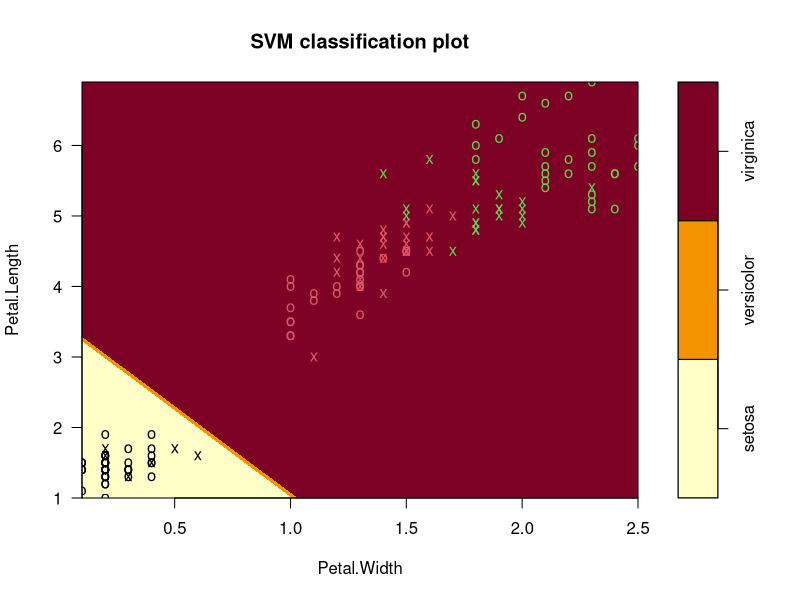
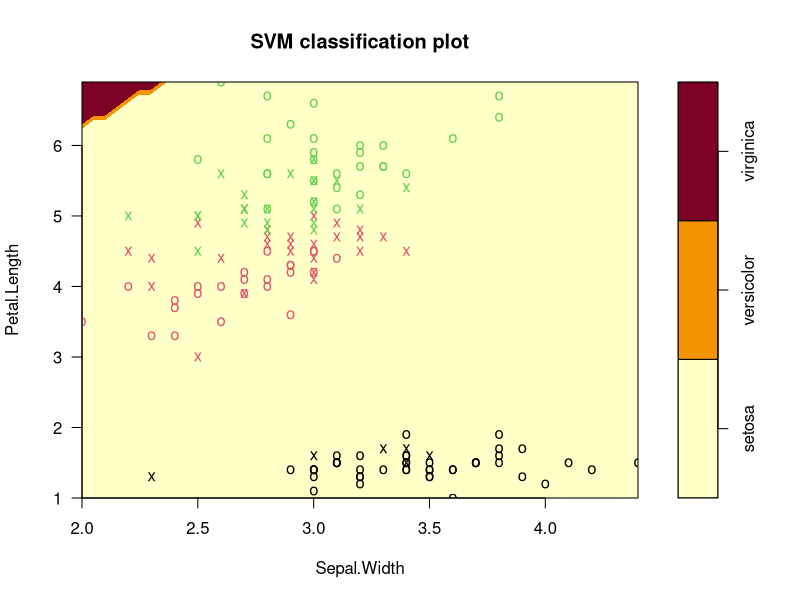
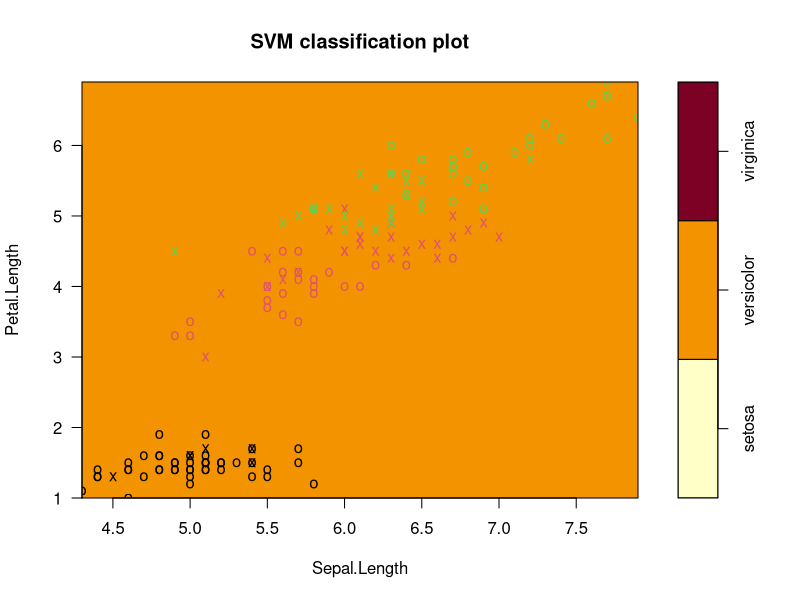
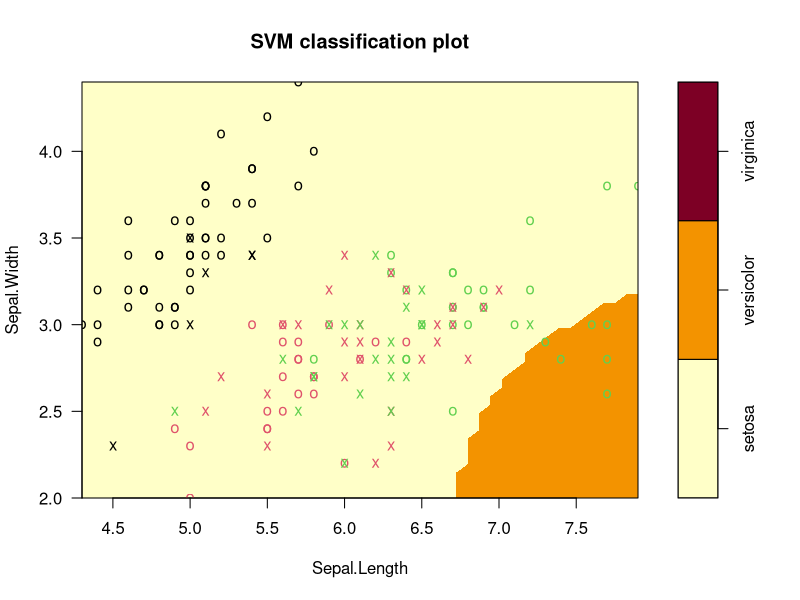
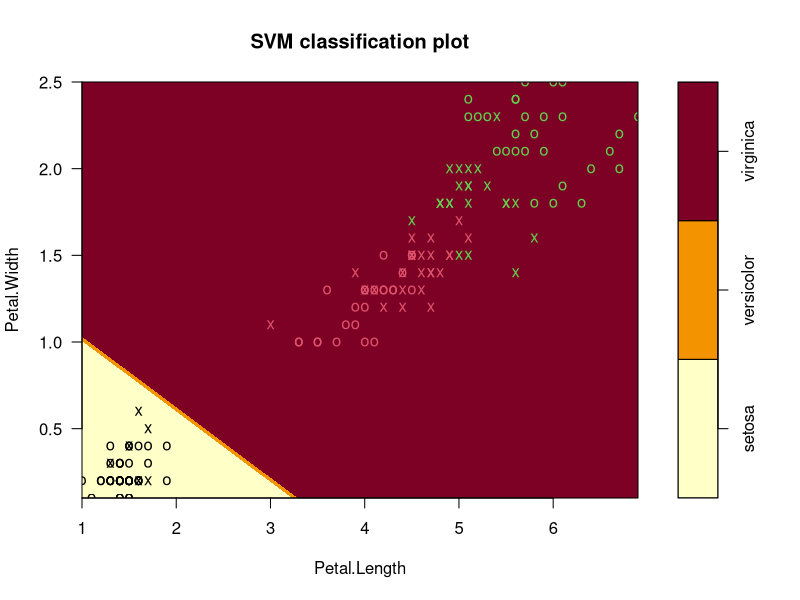
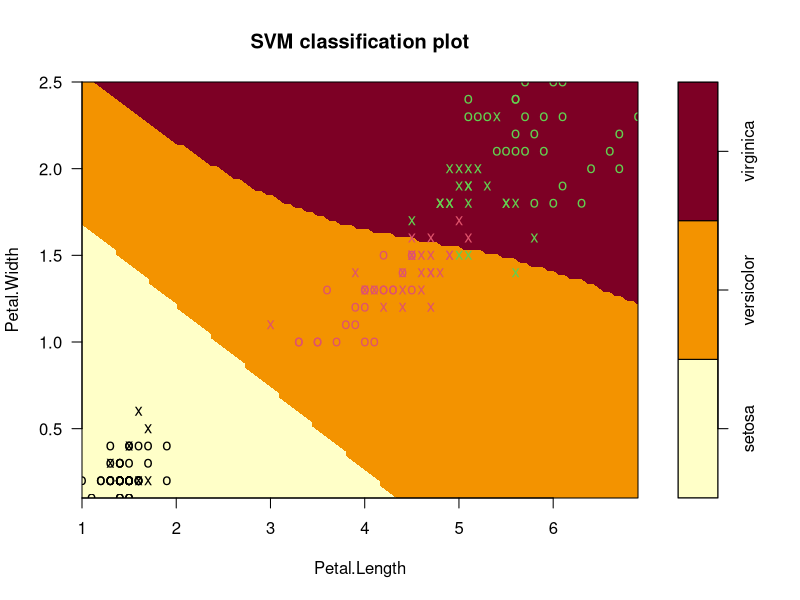
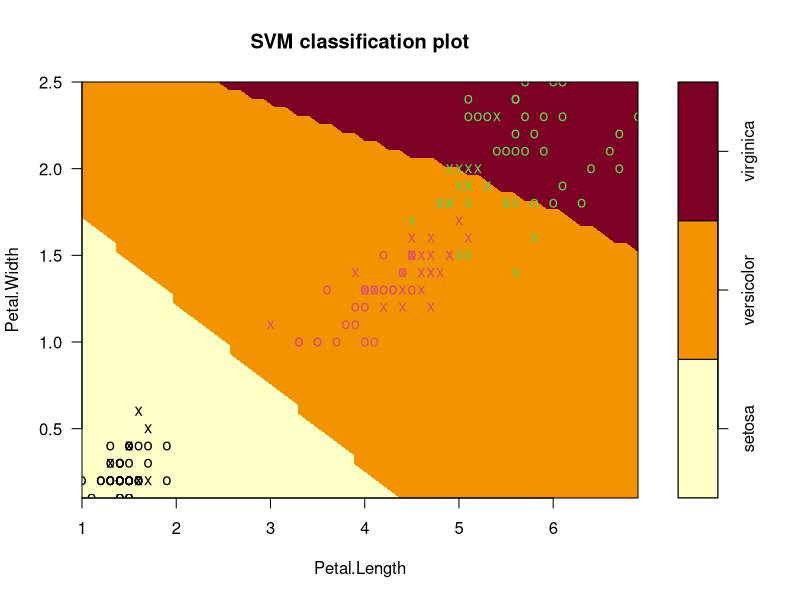
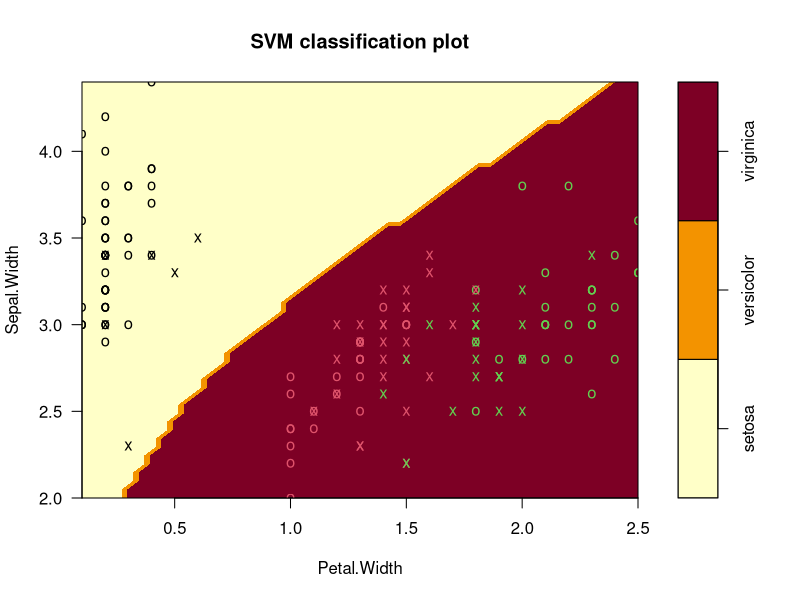

Here is the R script that generated these plots, in order: (Note: this script raises an error after producing the figures.)
if(! require("e1071")) install.packages("e1071")
library(e1071)
########################
#SVM
########################
## classification mode
# default with factor response: 正規寫法
model <- svm(Species ~ ., data = iris,
             kernel = "polynomial") 
#kernel = linear,polynomial,radial,sigmoid

summary(model)
plot(model,iris,Petal.Length~Petal.Width)
plot(model,iris,Petal.Length~Sepal.Width)
plot(model,iris,Petal.Length~Sepal.Length)
plot(model,iris,Sepal.Width~Sepal.Length)

plot(model, iris, Petal.Width ~ Petal.Length)
#解析度 grid =50 , 其它維度切片slice (list object)  0 by default

plot(model, iris, Petal.Width ~ Petal.Length, grid=100,
     slice = list(Sepal.Width = 3,Sepal.Length = 4))
plot(model, iris, Petal.Width ~ Petal.Length, grid=50,
     slice = list(Sepal.Width = 3.1,Sepal.Length = 4.1))

plot(model, iris, Sepal.Width ~ Petal.Width,
     slice = list(Sepal.Length = 3, Petal.Length = 4))


########################
#predict with svm model
########################
x <- subset(iris, select = -Species)
y <- iris$Species
model <- svm(Species ~ ., data = iris) #kernel default = radial
pred_result <- predict(model, x)
table(pred_result,y)
#plot(x, data, formula, fill = TRUE, grid = 50, slice = list(),
#     symbolPalette = palette(), svSymbol = "x", dataSymbol = "o", ...)
#see ?plot.svm()



# alternatively the traditional interface: f(x)=y ；y為依變數；x為自變數
x <- subset(iris, select = -Species)
y <- subset(iris, select = Species) #如此 y 為 data frame
#y <- iris$Species #如此 y2 為 vector, not data frame

model <- svm(x, y)           #無法執行，因為不為factor vector
model <- svm(x, y$Species)   #ok
#############################################


# test with training data
sample_index=sample(nrow(x),10) #抽10個
pred1 <- predict(model, x[sample_index,])  #列出預測結果 using test set
pred1
# (same as:)
pred2 <- fitted(model) #同上的功能,但用原有的樣本 using training set
pred2

# Check accuracy:
table(pred1, iris[sample_index,5])  #table 列，欄
table(pred2, y$Species)  #table 列，欄

# compute decision values and probabilities:#列出機率,可見兩兩比較的二分法
pred11 <- predict(model, x[sample_index,], decision.values = TRUE) 
pred21<- predict(model, x, decision.values = TRUE) 

attr(pred11, "decision.values")[1:10,]  #return a data frame 
attr(pred21, "decision.values")  #all attributes

#### 調校參數

if(!require("mlbench")) install.packages("mlbench")
library("mlbench")
#gamma = how far the influence of s single training example reaches
#cost = 懲罰值
tune.model = tune(svm,
                  Species~.,
                  data=iris,
                  kernel="radial", 
                  range=list(cost=10^(-1:2), gamma=c(.5,1,2))# 調參數的最主要一行
)
plot(tune.model) #右方 error 愈小愈好（深色）
summary(tune.model) #cost = 1; gamma = 0.5 are the best parameters
model2 <- svm(Species ~ ., data = iris,
              kernel="polynomial",cost = 1, gamma = 0.5 )
pred23 <- predict(model2, x, decision.values = TRUE) #列出機率
table(pred23, y$Species) #tuned prediction
table(pred21, y$Species) #previous prediction


###########################
#diaminds
###########################
library(ggplot2)
data(diamonds)
plot(diamonds$carat,diamonds$price)
set.seed(2025)
sample_index= sample(nrow(diamonds),size=10000)
sample_data = diamonds[sample_index,]
tune.model = tune(svm,
                  color ~.,
                  data=sample_data,
                  kernel="radial", 
                  range=list(cost=c(1,10), gamma=c(0.1,1))
) 
################################
#be careful of time consuming (it may cost 5 mins or more)
################################
# 調參數的最主要一行
# cost 處罰系數,愈大時代表愈不能容忍誤判,會使用MARGIN變小,易overfitting
# cost 愈小, margin 愈大
# gamma 影響系數,GAMMA愈大時,近點的影響力大,超平面會考慮近點,易overfitting
# gamma 愈小，平面愈平滑
plot(tune.model)
summary(tune.model)
model_diamond <- svm(color ~ ., data = sample_data,
                     kernel="radial",cost = 10, gamma = 0.1 )
pred_diamond <- predict(model_diamond, sample_data, decision.values = TRUE) #列出機率
table(pred_diamond,sample_data$color) 

# give a detail of confusion matrix and evaluation
conf <- caret::confusionMatrix(data=pred_diamond, reference = sample_data$color)
conf


model_diamond <- svm(price ~ ., data = sample_data,
                     kernel="radial")
pred_diamond <- predict(model_diamond, sample_data, decision.values = TRUE) #列出機率
table(pred_diamond,sample_data$price) #!!!!! 把價錢當factor ???
#以SVM猜數值為錯誤示範
